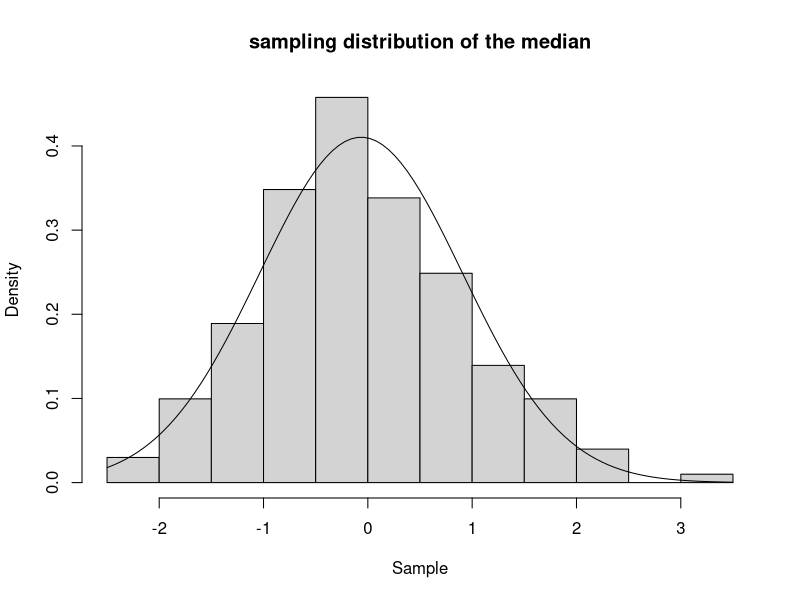
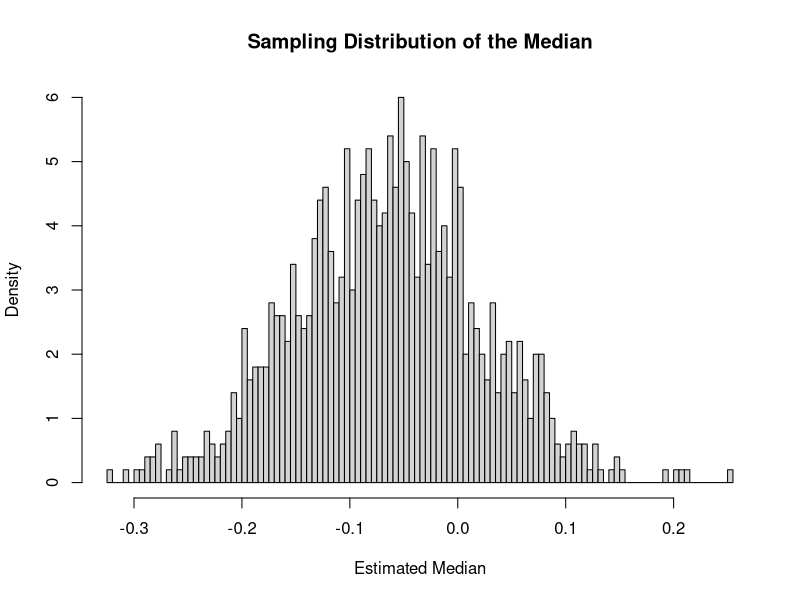

Recreate these plots in R, in order. (Note: a time limit stopped this script after it produced the figures.)
## ---- chunk 1
library(tidyverse)
## ---- chunk 2
set.seed(22)
sample=rnorm(201)
## ---- chunk 3
require(stats4)
nLL <- function(mean, sd){
  fs <- dnorm(
        x = sample
      , mean = mean
      , sd = sd
      , log = TRUE
    ) 
  -sum(fs)
}

#As the mean is 0 and standard diviation is 1
sample.mle <- mle(
    nLL
  , start = list(mean = 0, sd = 1)
  , method = "L-BFGS-B"
)


#Estimates of parameters
sample.mean=coef(sample.mle)[1]
sample.mean
sample.sd=coef(sample.mle)[2]
sample.sd
hist(sample,main="sampling distribution of the median",xlab="Sample",breaks=20,freq=F)
curve(dnorm(x, sample.mean, sample.sd), add = T)
## ---- chunk 4
# Median Samp Dist (hist)
medians <- NA
for (i in 1:1000){
  sample.med.dist <- rnorm(201, mean = sample.mean, 
            sd = sample.sd)
  medians[i] <- median(sample.med.dist)
}

hist(medians, breaks=100,freq=F, main = "Sampling Distribution of the Median", xlab = "Estimated Median")

## ---- chunk 5
# Estimated Median
qnorm(.5,mean=sample.mean,sd=sample.sd)

# Range of middle 95% of Sample Dist
quantile(medians, c(0.05/2, 1 - 0.05/2))
## ---- chunk 6
  generate_data <- function(N){
    rnorm(N) 
    }
  boot_ci <- function(data, summary = "median"){
    R <- 5000
    sm <- get(summary)
    sampdist <- rep(NA, R)
    for(i in 1:R){
      b <- sample(data, length(data), replace = TRUE)
      sampdist[i] <- sm(b)
    }
    quantile(sampdist, c(0.025, 0.975))
    }
  capture_median <- function(ci){
    1*(ci[1] < 0 & 0 < ci[2])
  }

## ---- chunk 7
ci.contain=NA
for(i in 1:1000){
  ci.contain[i]=201 %>% generate_data %>% boot_ci %>% capture_median
}
mean(ci.contain)
